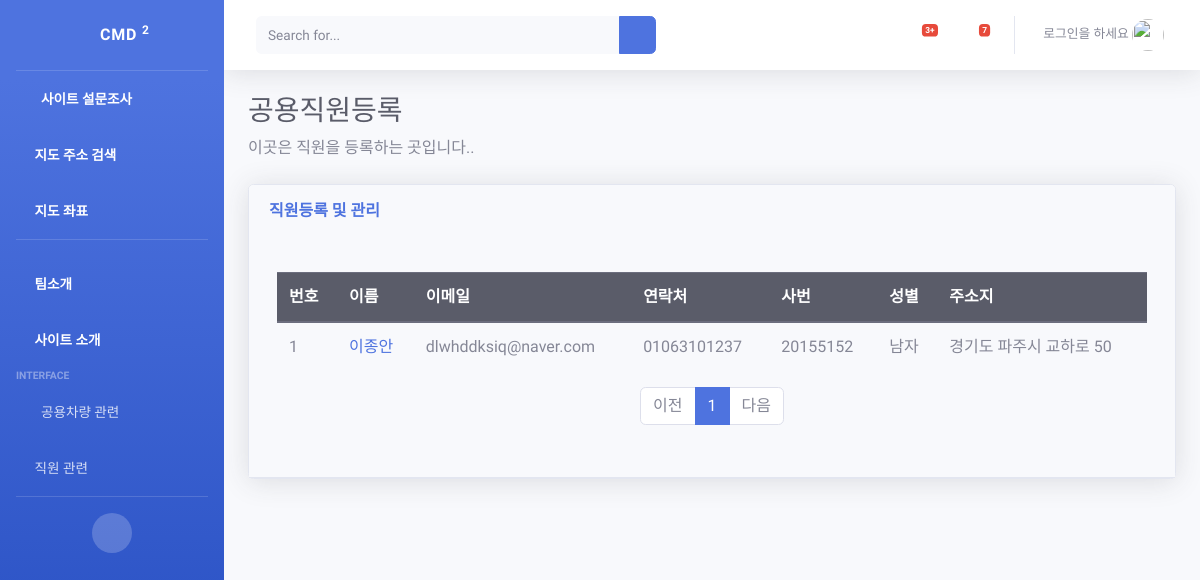
/pybo/apply/, run on the app's committed database.
### pybo/models.py (models this page shows)
class business_apply(models.Model):
    name = models.CharField(max_length=10)
    email = models.CharField(max_length=100)
    Phone = models.CharField(max_length=15)
    assign_num = models.IntegerField()
    Living = models.CharField(max_length=100)
    gender = models.CharField(max_length=5)
    author = models.ForeignKey(User, on_delete=models.CASCADE)
    create_date = models.DateTimeField()

### pybo/views_business.py (the view)
# urls.py: path('apply/', views_business.employee_apply, name='employee'),
def employee_apply(request):
    page = request.GET.get('page', '1')  # 페이지
    kw = request.GET.get('kw', '')  # 검색어
    business_list = business_apply.objects.order_by('-create_date')
    if kw:
        business_list = business_list.filter(
            Q(name__icontains=kw)   # 제목검색
        ).distinct()
    paginator = Paginator(business_list, 10)  # 페이지당 10개씩 보여주기
    page_obj = paginator.get_page(page)
    context = {'business_list': page_obj, 'page': page, 'kw': kw}
    return render(request,'pybo/apply_form.html',context)

### templates/pybo/apply_form.html (shortened to what this page needs)
{% extends 'base.html' %}
{% block content %}
    <h1 class="h3 mb-2 text-gray-800">공용직원등록</h1>
    <p class="mb-4">이곳은 직원을 등록하는 곳입니다..
    </p>
    <div class="card shadow mb-4">
    <div class="card-header py-3">
    <div class="row">
    <div class="col-sm-12 col-md-6">
        <h6 class="m-0 font-weight-bold text-primary">직원등록 및 관리</h6>
    </div>
    <div class="card-body">
    <div class="table-responsive">
    <table class="table table-bordered" id="dataTable" width="100%" cellspacing="0">
    <tbody>
    <div class="container my-3">
        <table class="table">
            <thead>
            <tr class="thead-dark">
                <th>번호</th>
                <th>이름</th>
                <th>이메일</th>
                <th>연락처</th>
                <th>사번</th>
                <th>성별</th>
                <th>주소지</th>
            </tr>
            </thead>
            <tbody>
            {% if business_list %}
                {% for business in business_list %}
                    <tr>
                        <td>{{ forloop.counter }}</td>
                        <td>
                            <a href="{% url 'pybo:employee_detail' business.id %}">{{ business.name }}</a>
                        </td>
                        <td>{{ business.email }}</td>
                        <td>{{ business.Phone }}</td>
                        <td>{{ business.assign_num }}</td>
                        <td>{{ business.gender }}</td>
                        <td>{{ business.Living }}</td>
                    </tr>
                {% endfor %}
            {% else %}
                <tr>
                    <td colspan="3">질문이 없습니다.</td>
                </tr>
            {% endif %}
            </tbody>
        </table>
    </div>
    <ul class="pagination justify-content-center">
        {% if business_list.has_previous %}
            <li class="page-item">
                <a class="page-link" href="?page={{ business_list.previous_page_number }}">이전</a>
            </li>
        {% else %}
            <li class="page-item disabled">
                <a class="page-link" tabindex="-1" aria-disabled="true" href="#">이전</a>
            </li>
        {% endif %}
        {% for page_number in business_list.paginator.page_range %}
            {% if page_number >= business_list.number|add:-5 and page_number <= business_list.number|add:5 %}
                {% if page_number == business_list.number %}
                    <li class="page-item active" aria-current="page">
                        <a class="page-link" href="?page={{ page_number }}">{{ page_number }}</a>
                    </li>
                {% else %}
                    <li class="page-item">
                        <a class="page-link" href="?page={{ page_number }}">{{ page_number }}</a>
                    </li>
                {% endif %}
            {% endif %}
        {% endfor %}
        {% if business_list.has_next %}
            <li class="page-item">
                <a class="page-link" href="?page={{ business_list.next_page_number }}">다음</a>
            </li>
        {% else %}
            <li class="page-item disabled">
                <a class="page-link" tabindex="-1" aria-disabled="true" href="#">다음</a>
            </li>
        {% endif %}
    </ul>
{% endblock %}

### data on the page
business_apply: name "이종안", email "dlwhddksiq@naver.com", Phone "01063101237", assign_num "20155152", gender "남자", Living "경기도 파주시 교하로 50"

### other printed values
{{ page_number }} "1"
